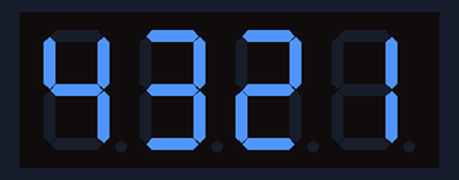
Bench run of a sketch on a simulated Arduino Uno, built with avr-gcc and run on an emulated ATmega328P. On the bench: 4-digit seven-segment display. Wiring (inferred from the names in the program): MAX7219 LED driver: CS pin 10.

Above: at 0.1 s.
At 2.1 s:
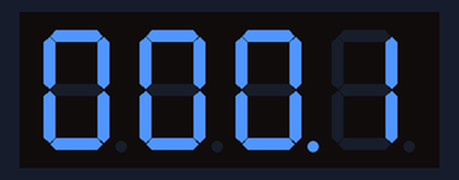
At 4.1 s:
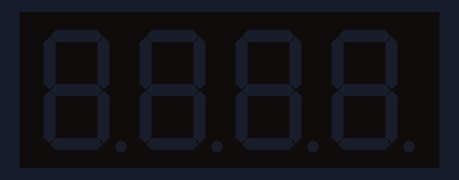
At 5.1 s:
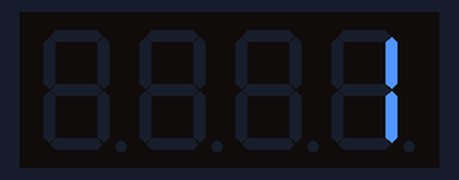
At 5.6 s:
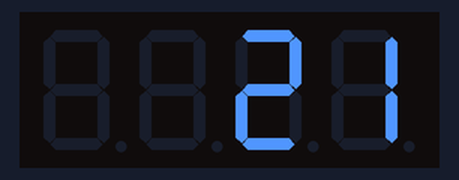
At 7.1 s:
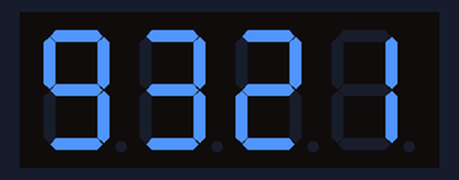

Measured:
- by itself, everything shown: repeats every 10.4 s, in 23 steps
- what the display in image 1 shows lasts 2.0 s, from 2.0 s to 4.0 s
- what the display in image 2 shows lasts 1.0 s, from 4.0 s to 5.0 s
- what the display in image 3 shows lasts 0.5 s, from 5.0 s to 5.5 s

The sketch:

max7219_test.ino
```cpp
// MAX7219 4-digit display test. No library: raw SPI, ~20 lines of driver.
// Wiring: DIN->D11, CLK->D13, LOAD->D10, VCC->5V, GND->GND (use the DIN side!)
#include <SPI.h>

const uint8_t LOAD_PIN = 10;
// If digits show up backwards, flip this to true.
const bool REVERSED = false;

void send(uint8_t reg, uint8_t val) {
  digitalWrite(LOAD_PIN, LOW);
  SPI.transfer(reg);
  SPI.transfer(val);
  digitalWrite(LOAD_PIN, HIGH);
}

// pos 0 = leftmost digit. value: 0-9, 0x0F = blank, 0x0A = '-'. dot lights the decimal point.
void setDigit(uint8_t pos, uint8_t value, bool dot = false) {
  uint8_t reg = REVERSED ? (4 - pos) : (pos + 1);   // registers 1..4
  send(reg, value | (dot ? 0x80 : 0));
}

void clearAll() { for (uint8_t i = 0; i < 4; i++) setDigit(i, 0x0F); }

// Shows mm.ss with the dot standing in for the colon (module has no colon).
void showTime(uint8_t mm, uint8_t ss) {
  setDigit(0, mm / 10);
  setDigit(1, mm % 10, true);
  setDigit(2, ss / 10);
  setDigit(3, ss % 10);
}

void showNumber(uint16_t n) {
  for (int8_t i = 3; i >= 0; i--) { setDigit(i, n % 10); n /= 10; }
}

void setup() {
  pinMode(LOAD_PIN, OUTPUT);
  digitalWrite(LOAD_PIN, HIGH);
  SPI.begin();
  SPI.beginTransaction(SPISettings(1000000, MSBFIRST, SPI_MODE0));

  send(0x0F, 0x00);  // display test off
  send(0x0C, 0x01);  // normal operation (not shutdown)
  send(0x0B, 0x03);  // scan limit: digits 0-3 only
  send(0x09, 0xFF);  // decode mode: BCD for all digits
  send(0x0A, 0x04);  // brightness 0-15
  clearAll();
}

void loop() {
  showNumber(1234);   delay(2000);   // test 1
  showTime(10, 0);    delay(2000);   // test 2: "10.00"
  clearAll();         delay(1000);   // test 3: clear
  setDigit(0, 1);     delay(500);    // test 4: digits one at a time
  setDigit(1, 2);     delay(500);
  setDigit(2, 3);     delay(500);
  setDigit(3, 4);     delay(500);
  setDigit(3, 9);     delay(1000);   // update a single digit
  for (uint8_t b = 0; b < 16; b++) { send(0x0A, b); delay(150); }  // brightness sweep
  send(0x0A, 0x04);
}
```
